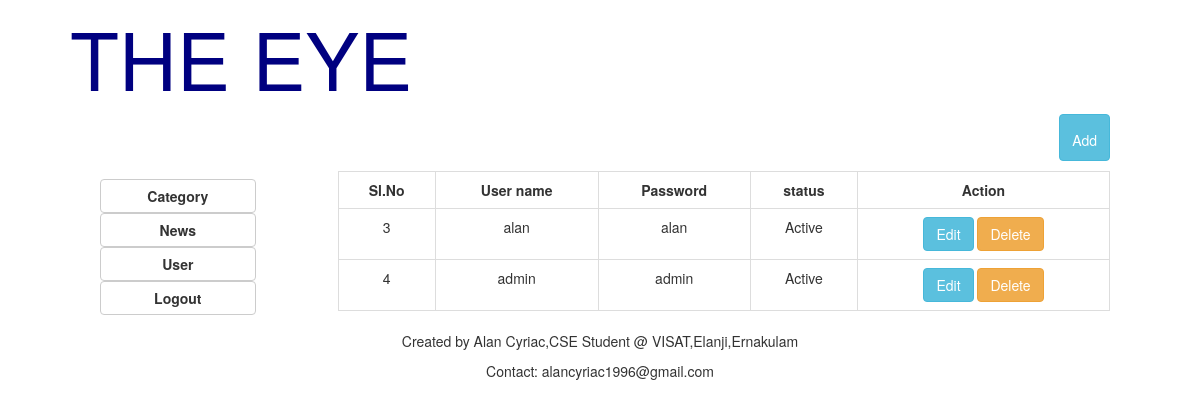
Screenshot of /user_list.php with the database file from the repository.
### tables this page shows
CREATE TABLE `users` (
  `id` int(11) NOT NULL,
  `user_name` varchar(50) NOT NULL,
  `password` varchar(50) NOT NULL,
  `status` varchar(10) NOT NULL
);

### user_list.php (the view, shortened to what this page needs)
<?php
	include 'header.php';
	include 'menu.php';
	include 'database.php';
	$user= "SELECT id,user_name,password,status FROM users";
	$list_user=$conn->query($user);
 ?>
<div class="col-sm-9">
	<div class="col-sm-12">
	<div class="row">
		<div class="col-sm-3"></div>
		<div class="col-sm-9" >
			<div class="col-sm-12">
				<div><a href="user_add.php" class="btn btn-info btn-right">Add</a></div>
			</div>
		</div>
	</div>
</div>
<div class="row col-sm-12">
	<table class="table table-bordered" style="text-align: center;">
		<tr>
			<th>Sl.No</th>
			<th>User name</th>
			<th>Password</th>
			<th>status</th>
			<th>Action</th>
		</tr>
		<?php while ($row = $list_user->fetch_assoc()) { ?>
		<tr>
			<td><?php echo $row["id"]; ?></td>
			<td><?php echo $row["user_name"];?></td>
			<td><?php echo $row["password"];?></td>
			<td><?php echo $row["status"]; ?></td>
			<th>
				<a href="user_edit.php?edit_id=<?=$row['id']?>" class="btn btn-info">Edit</a>
				<a href="user_list.php?id=<?=$row['id']?>" id="dropuser" class="btn btn-warning" onclick="myFunction()">Delete</a>
			</th>
		</tr>
		<?php } ?>
	</table>
</div>
</div>
 <?php
	include 'footer.php';
 ?>

### css/css.css (style rules this page uses)
th { text-align: center; }
.btn-right { float: right; padding-bottom: 10px; padding-top: 15px; margin-bottom: 10px }

### rows the page displays
users: id "3", user_name "alan", password "alan", status "Active"
users: id "4", user_name "admin", password "admin", status "Active"
